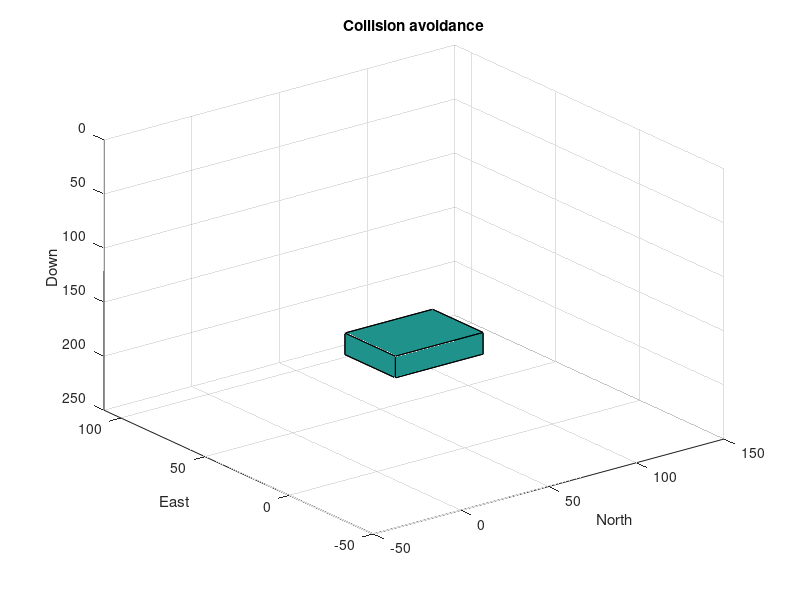

Reproduce this figure in MATLAB. (Note: this script raises an error after producing the figure.)
figure
xlabel('North'); ylabel('East'); zlabel('Down');
axis([-50 150 -50 110 0 250]);
title('Collision avoidance');

set(gca, 'zdir', 'reverse');
grid
hold on

p1 = [25 15 165];
p2 = [25 45 165];
p3 = [25 45 185];
p4 = [25 15 185];
p5 = [75 15 165];
p6 = [75 45 165];
p7 = [75 45 185];
p8 =  [75 15 185];

x = [p1(1) p2(1) p3(1) p4(1)];
w = [p1(2) p2(2) p3(2) p4(2)];
z = [p1(3) p2(3) p3(3) p4(3)];
fill3(x,w,z, 1);

x = [p5(1) p6(1) p7(1) p8(1)];
w = [p5(2) p6(2) p7(2) p8(2)];
z = [p5(3) p6(3) p7(3) p8(3)];
fill3(x,w,z, 1);

x = [p2(1) p6(1) p7(1) p3(1)];
w = [p2(2) p6(2) p7(2) p3(2)];
z = [p2(3) p6(3) p7(3) p3(3)];
fill3(x,w,z, 1);

x = [p2(1) p6(1) p5(1) p1(1)];
w = [p2(2) p6(2) p5(2) p1(2)];
z = [p2(3) p6(3) p5(3) p1(3)];
fill3(x,w,z, 1);

x =  [p1(1) p5(1) p8(1) p4(1)];
w =  [p1(2) p5(2) p8(2) p4(2)];
z = [p1(3) p5(3) p8(3) p4(3)];
fill3(x,w,z, 1);


x = [p3(1) p7(1) p8(1) p4(1)];
w = [p3(2) p7(2) p8(2) p4(2)];
z = [p3(3) p7(3) p8(3) p4(3)];
fill3(x,w,z, 1);



a = plot3(y.data(1,:), y.data(2,:), y.data(3,:), 'r') ; %Plotting Minervas trajecory
b = plot3(setpoints(1,:), setpoints(2,:), setpoints(3,:), 'b'); % Plotting the desired path
plot3(WP(:,1), WP(:,2), WP(:,3), 'x'); %Marking the waypoints

%% Plotting minerva at several time steps
tsamp = 0.2;
dec = 667;
L = [1.4400 0.8200 0.8000]*10;
for now = [1 500 1000 2001]%1:dec:length(y.data(1,:))
    origin = [y.data(1,now) y.data(2,now) y.data(3,now)];
    x=([0 1 1 0 0 0;1 1 0 0 1 1;1 1 0 0 1 1;0 1 1 0 0 0]-0.5)*L(1) + origin(1);
    ned=([0 0 1 1 0 0;0 1 1 0 0 0;0 1 1 0 1 1;0 0 1 1 1 1]-0.5)*L(2) + origin(2);
    z=([0 0 0 0 0 1;0 0 0 0 0 1;1 1 1 1 0 1;1 1 1 1 0 1]-0.5)*L(3) + origin(3);
    boat =[x; ned; z];

  for i=1:6
    h=patch(boat(1:4,i),boat(5:8,i),boat(9:12,i),'y');
    rotate(h, [0 0 1], y.data(4,now)*rad2deg, origin);
    set(h,'edgecolor','k')
end
       now=now+tsamp*dec;
end

legend([a b h],{'Real trajectory','Desired Path', 'Minerva'});
